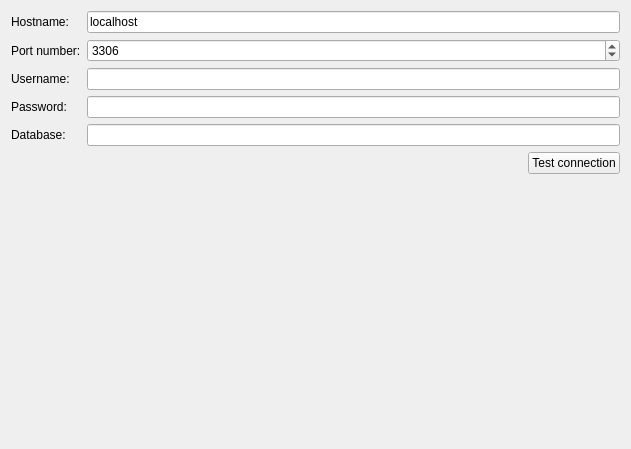
<?xml version="1.0" encoding="UTF-8"?>
<ui version="4.0">
 <class>DatabaseConnectionPage</class>
 <widget class="QWizardPage" name="DatabaseConnectionPage">
  <property name="geometry">
   <rect>
    <x>0</x>
    <y>0</y>
    <width>631</width>
    <height>449</height>
   </rect>
  </property>
  <property name="windowTitle">
   <string>Configure database connection</string>
  </property>
  <property name="title">
   <string>Configure database connection</string>
  </property>
  <property name="subTitle">
   <string>Configure the database connection used to run the performance tests. WARNING: do not use a production server here!</string>
  </property>
  <layout class="QFormLayout" name="formLayout">
   <item row="0" column="0">
    <widget class="QLabel" name="labelHostname">
     <property name="text">
      <string>Hostname:</string>
     </property>
    </widget>
   </item>
   <item row="0" column="1">
    <widget class="QLineEdit" name="editHostname">
     <property name="text">
      <string notr="true">localhost</string>
     </property>
    </widget>
   </item>
   <item row="1" column="0">
    <widget class="QLabel" name="labelPortNumber">
     <property name="text">
      <string>Port number:</string>
     </property>
    </widget>
   </item>
   <item row="1" column="1">
    <widget class="QSpinBox" name="spinPortNumber">
     <property name="minimum">
      <number>1</number>
     </property>
     <property name="maximum">
      <number>65535</number>
     </property>
     <property name="value">
      <number>3306</number>
     </property>
    </widget>
   </item>
   <item row="2" column="0">
    <widget class="QLabel" name="labelUsername">
     <property name="text">
      <string>Username:</string>
     </property>
    </widget>
   </item>
   <item row="2" column="1">
    <widget class="QLineEdit" name="editUsername"/>
   </item>
   <item row="3" column="0">
    <widget class="QLabel" name="labelPassword">
     <property name="text">
      <string>Password:</string>
     </property>
    </widget>
   </item>
   <item row="3" column="1">
    <widget class="QLineEdit" name="editPassword">
     <property name="echoMode">
      <enum>QLineEdit::Password</enum>
     </property>
    </widget>
   </item>
   <item row="4" column="0">
    <widget class="QLabel" name="labelDatabaseName">
     <property name="text">
      <string>Database:</string>
     </property>
    </widget>
   </item>
   <item row="4" column="1">
    <widget class="QLineEdit" name="editDatabaseName"/>
   </item>
   <item row="5" column="1">
    <widget class="QWidget" name="widget" native="true">
     <layout class="QHBoxLayout" name="horizontalLayout">
      <property name="leftMargin">
       <number>0</number>
      </property>
      <property name="topMargin">
       <number>0</number>
      </property>
      <property name="rightMargin">
       <number>0</number>
      </property>
      <property name="bottomMargin">
       <number>0</number>
      </property>
      <item>
       <spacer name="horizontalSpacer">
        <property name="orientation">
         <enum>Qt::Horizontal</enum>
        </property>
        <property name="sizeHint" stdset="0">
         <size>
          <width>40</width>
          <height>20</height>
         </size>
        </property>
       </spacer>
      </item>
      <item>
       <widget class="QPushButton" name="buttonTestConnection">
        <property name="text">
         <string>Test connection</string>
        </property>
       </widget>
      </item>
     </layout>
    </widget>
   </item>
  </layout>
 </widget>
 <resources/>
 <connections/>
</ui>
